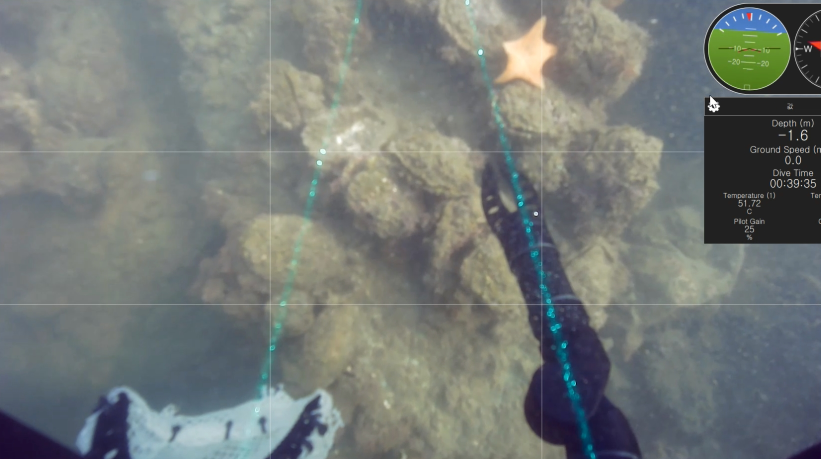
#> input picture Python/Tools/ParticularColor_Extraction/Image/20211018_173828_1.jpg, 1641 x 918 px (shown at 1/2 size); its folder holds only this picture in this run
$ python Color_Extraction.py
#> lines starting #> are read from the running program, lines starting #| are printed output that depends on the picture; after the words box and inside, x2 and y2 are one past the last pixel; in counts of white or black regions, pixels touching at a corner belong together
import cv2
import os
import numpy as np

for idx, (root, dirs, files) in enumerate(os.walk('Image')):
    Image_list = [img for img in files if img.lower().endswith('.jpg')]
    for img in Image_list:

        Image = cv2.imread(os.path.join(root,img))
#> Image is the input picture: shape (918, 1641, 3); mean B, G, R 119.2, 121.9, 116.5

        height, width = Image.shape[:2]
#> height = 918; width = 1641

        # H : 색상, S : 채도, V : 명도
        Image_hsv = cv2.cvtColor(Image, cv2.COLOR_BGR2HSV)
#> Image_hsv: shape (918, 1641, 3); mean H, S, V 66.2, 35.7, 127.2

        # for n in range(30, 70, 5):

        # 1
        lower_filter1 = (60, 40, 40)    #1(60, 40, 40)
        upper_filter1 = (90, 255, 255)  # (90, 255, 255)

        dst1 = cv2. inRange(Image_hsv, lower_filter1, upper_filter1)
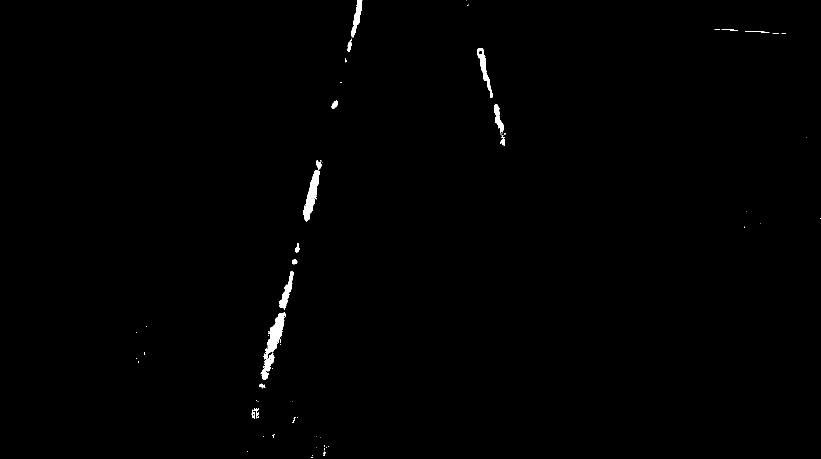
#> dst1: shape (918, 1641) (shown at 1/2 size); 0.52% white; 65 white regions (47 under 20 px), largest, box (x1, y1, x2, y2) and area: (521, 624, 572, 760) 2187, (607, 340, 640, 443) 1486, (954, 96, 986, 196) 814

        # 2
        lower_filter2 = (30, 110, 110)
        upper_filter2 = (100, 255, 255)

        dst2 = cv2.inRange(Image_hsv, lower_filter2, upper_filter2)
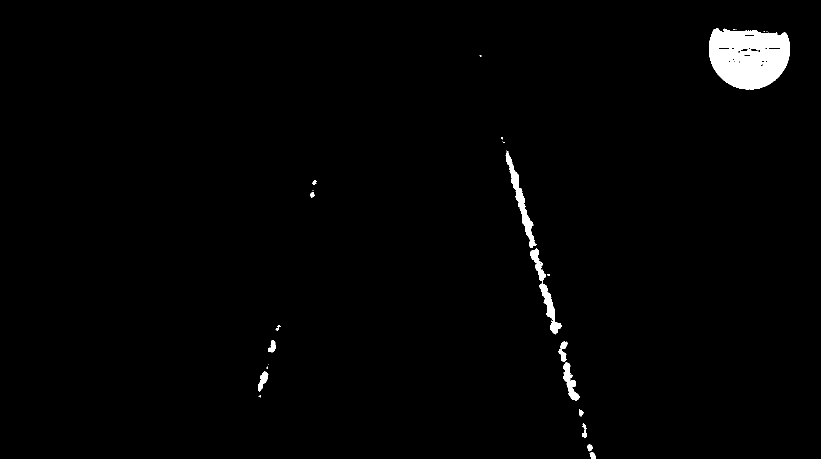
#> dst2: shape (918, 1641) (shown at 1/2 size); 1.5% white; 42 white regions (26 under 20 px), largest, box (x1, y1, x2, y2) and area: (1418, 59, 1580, 179) 15142, (1011, 305, 1074, 496) 2267, (1061, 497, 1123, 669) 2094

        # [21 lines of commented-out code are left out]
        dst3 = cv2.bitwise_or(dst2, dst1)
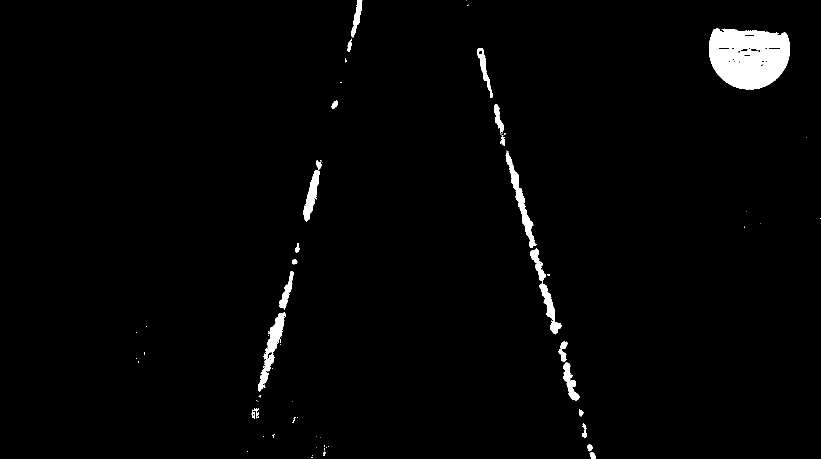
#> dst3: shape (918, 1641) (shown at 1/2 size); 2% white; 75 white regions (51 under 20 px), largest, box (x1, y1, x2, y2) and area: (1418, 57, 1580, 179) 15329, (516, 624, 572, 784) 2473, (1011, 305, 1074, 496) 2267


        # resize
        dst1 = cv2.resize(dst1, dsize = (480, 480))
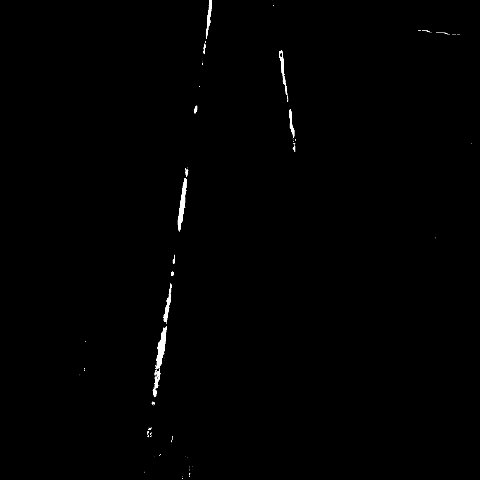
#> dst1: shape (480, 480); min 0, max 255, mean 1.3
        dst2 = cv2.resize(dst2, dsize = (480, 480))
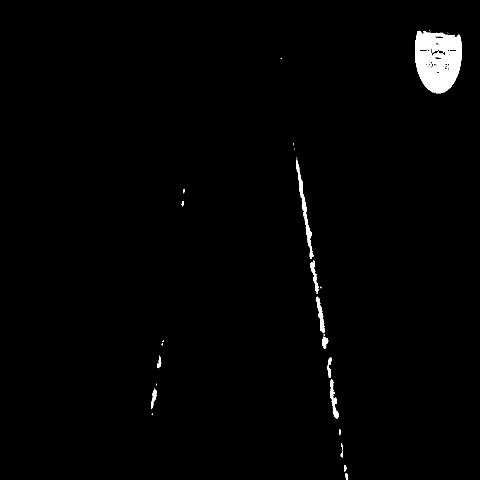
#> dst2: shape (480, 480); min 0, max 255, mean 3.8
        dst3 = cv2.resize(dst3, dsize = (480, 480))
#> dst3: shape (480, 480)

        cv2.imshow('dst1',dst1)
        cv2.imshow('dst2',dst2)
        cv2.imshow('dst3',dst3)
        cv2.waitKey(0)
        cv2.destroyAllWindows()

    #

# 색 반전 dst1 = cv2.bitwise_not(dst1)
